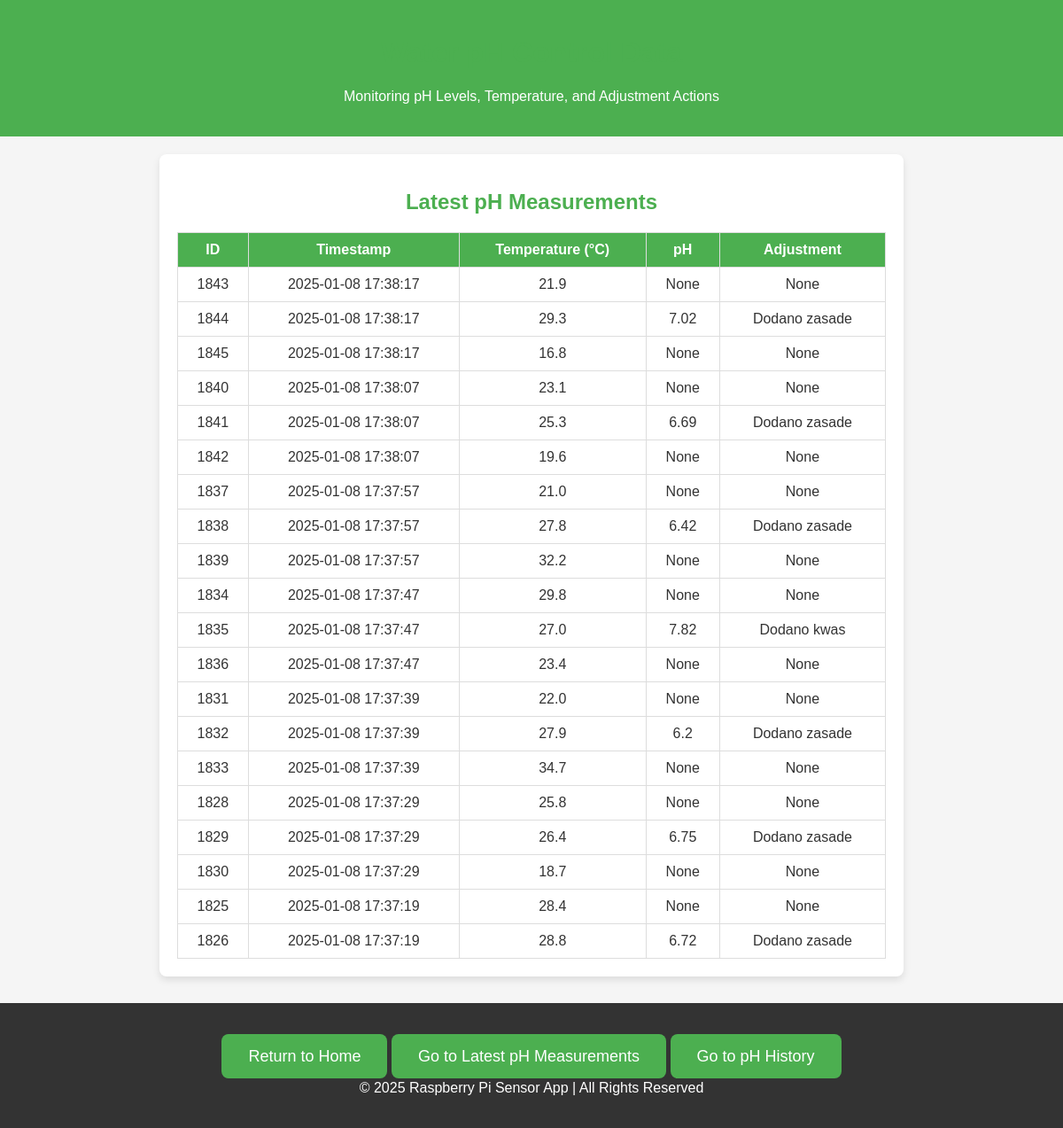
The app's page /aquarium with its own data.
### tables this page shows
CREATE TABLE measurements (
            id INTEGER PRIMARY KEY AUTOINCREMENT,
            timestamp DATETIME DEFAULT CURRENT_TIMESTAMP,
            temperature REAL,
            humidity REAL
        , ph REAL, adjustment TEXT, pm25 REAL, pm10 REAL, air_quality TEXT);

### app.py (the view)
@app.route('/aquarium')
def ph_measurements_page():
    conn = sqlite3.connect(DB_PATH)
    cursor = conn.cursor()
    cursor.execute("SELECT id, timestamp, temperature, ph, adjustment FROM measurements ORDER BY timestamp DESC LIMIT 20")
    measurements = cursor.fetchall()
    conn.close()
    return render_template('aquarium.html', measurements=measurements)

### templates/aquarium.html (shortened to what this page needs)
<!DOCTYPE html>
<html lang="en">
<head>
    <link rel="stylesheet" href="static/css/measurements.css">
</head>
<body>
    <header>
        <h1>Water pH Control Data</h1>
        <p>Monitoring pH Levels, Temperature, and Adjustment Actions</p>
    </header>
    <div class="container">
        <h2>Latest pH Measurements</h2>
        <table>
            <thead>
                <tr>
                    <th>ID</th>
                    <th>Timestamp</th>
                    <th>Temperature (&deg;C)</th>
                    <th>pH</th>
                    <th>Adjustment</th>
                </tr>
            </thead>
            <tbody>
                {% for measurement in measurements %}
                    <tr>
                        <td>{{ measurement[0] }}</td>
                        <td>{{ measurement[1] }}</td>
                        <td>{{ measurement[2] }}</td>
                        <td>{{ measurement[3] }}</td>
                        <td>{{ measurement[4] }}</td>
                    </tr>
                {% endfor %}
            </tbody>
        </table>
    </div>
    <footer>
        <div class="cta">
            <a href="/" class="button">Return to Home</a>
            <a href="/ph_measurements_page" class="button">Go to Latest pH Measurements</a>
            <a href="/ph_history_page" class="button">Go to pH History</a>
        </div>
        <p>&copy; 2025 Raspberry Pi Sensor App | All Rights Reserved</p>
    </footer>
</body>
</html>

### static/css/measurements.css (style rules this page uses)
body { font-family: Arial, sans-serif; margin: 0; padding: 0; background: #f5f5f5; color: #333; }
header { background: #4CAF50; color: white; padding: 20px 0; text-align: center; }
.container { max-width: 800px; margin: 20px auto; padding: 20px; background: white; border-radius: 8px; box-shadow: 0 4px 8px rgba(0, 0, 0, 0.1); }
h1, h2 { color: #4CAF50; text-align: center; }
table { width: 100%; border-collapse: collapse; margin-top: 20px; }
table, th, td { border: 1px solid #ddd; }
th, td { padding: 10px; text-align: center; }
th { background: #4CAF50; color: white; }
.cta { text-align: center; margin-top: 30px; }
.cta a { background: #4CAF50; color: white; text-decoration: none; padding: 15px 30px; border-radius: 8px; font-size: 18px; }
footer { text-align: center; padding: 20px 0; background: #333; color: white; margin-top: 30px; }

### records on screen
measurements: id "1843", timestamp "2025-01-08 17:38:17", temperature "21.9", measurement "None"
measurements: id "1844", timestamp "2025-01-08 17:38:17", temperature "29.3", ph "7.02", adjustment "Dodano zasade"
measurements: id "1845", timestamp "2025-01-08 17:38:17", temperature "16.8", measurement "None"
measurements: id "1840", timestamp "2025-01-08 17:38:07", temperature "23.1", measurement "None"
measurements: id "1841", timestamp "2025-01-08 17:38:07", temperature "25.3", ph "6.69", adjustment "Dodano zasade"
measurements: id "1842", timestamp "2025-01-08 17:38:07", temperature "19.6", measurement "None"
measurements: id "1837", timestamp "2025-01-08 17:37:57", temperature "21.0", measurement "None"
measurements: id "1838", timestamp "2025-01-08 17:37:57", temperature "27.8", ph "6.42", adjustment "Dodano zasade"
measurements: id "1839", timestamp "2025-01-08 17:37:57", temperature "32.2", measurement "None"
measurements: id "1834", timestamp "2025-01-08 17:37:47", temperature "29.8", measurement "None"
measurements: id "1835", timestamp "2025-01-08 17:37:47", temperature "27.0", ph "7.82", adjustment "Dodano kwas"
measurements: id "1836", timestamp "2025-01-08 17:37:47", temperature "23.4", measurement "None"
measurements: id "1831", timestamp "2025-01-08 17:37:39", temperature "22.0", measurement "None"
measurements: id "1832", timestamp "2025-01-08 17:37:39", temperature "27.9", ph "6.2", adjustment "Dodano zasade"
measurements: id "1833", timestamp "2025-01-08 17:37:39", temperature "34.7", measurement "None"
measurements: id "1828", timestamp "2025-01-08 17:37:29", temperature "25.8", measurement "None"
measurements: id "1829", timestamp "2025-01-08 17:37:29", temperature "26.4", ph "6.75", adjustment "Dodano zasade"
measurements: id "1830", timestamp "2025-01-08 17:37:29", temperature "18.7", measurement "None"
measurements: id "1825", timestamp "2025-01-08 17:37:19", temperature "28.4", measurement "None"
measurements: id "1826", timestamp "2025-01-08 17:37:19", temperature "28.8", ph "6.72", adjustment "Dodano zasade"
